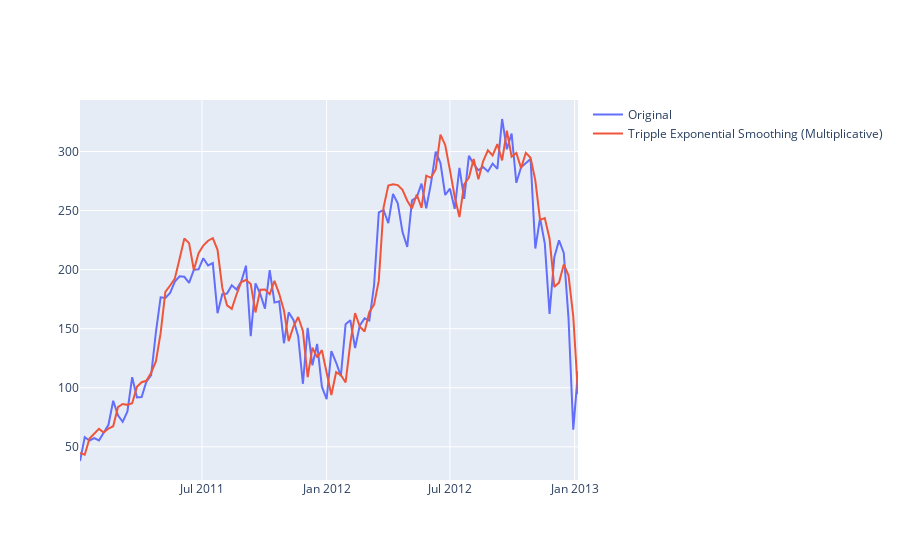

The cell this chart's notebook holds for it:
### Code cell
'''df_agg['tes_mul'] = ExponentialSmoothing(df_agg['mean'], 
                                         trend = 'mul', 
                                         seasonal = 'mul', 
                                         seasonal_periods = 12).fit().fittedvalues

iplot(Figure(data = [Scatter(x =df_agg.index,
                          y = df_agg['mean'],
                          name = 'Original'),
                 
                  Scatter(x = df_agg.index,
                         y = df_agg['tes_mul'],
                         name = 'Tripple Exponential Smoothing (Multiplicative)')]))'''
